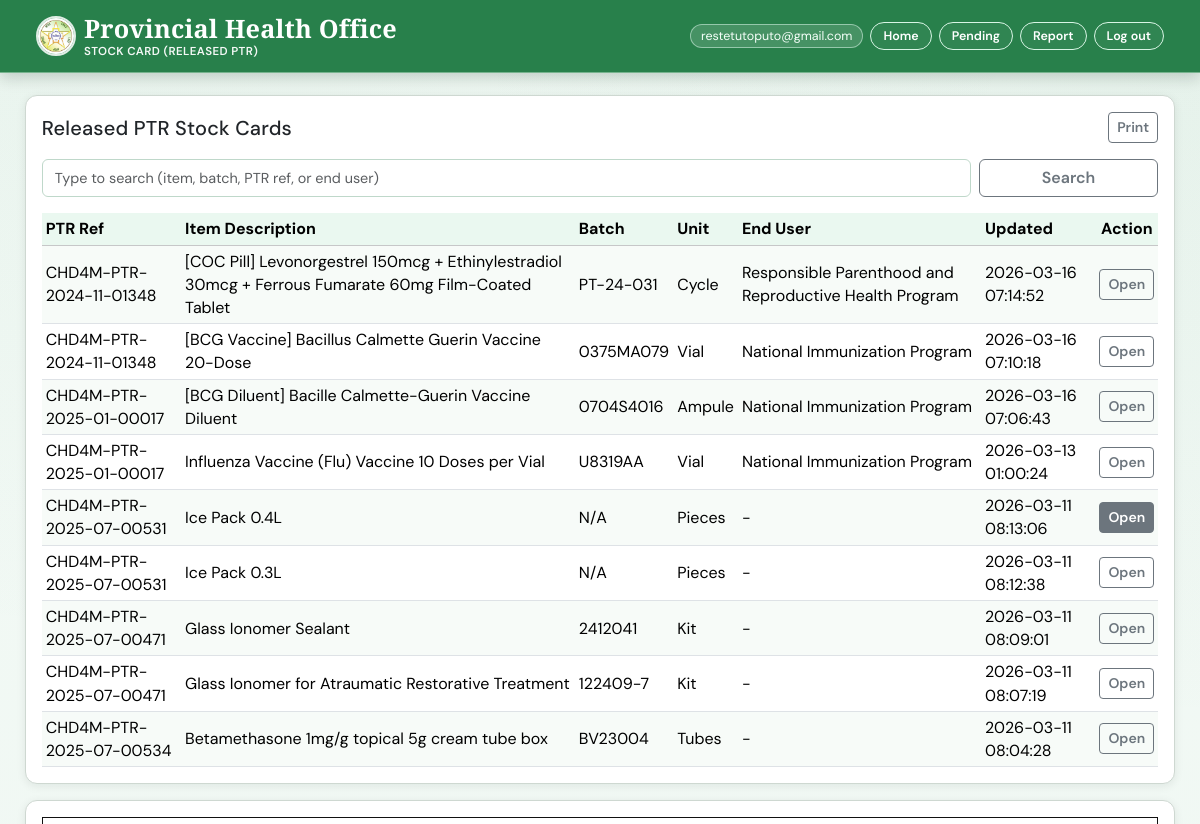
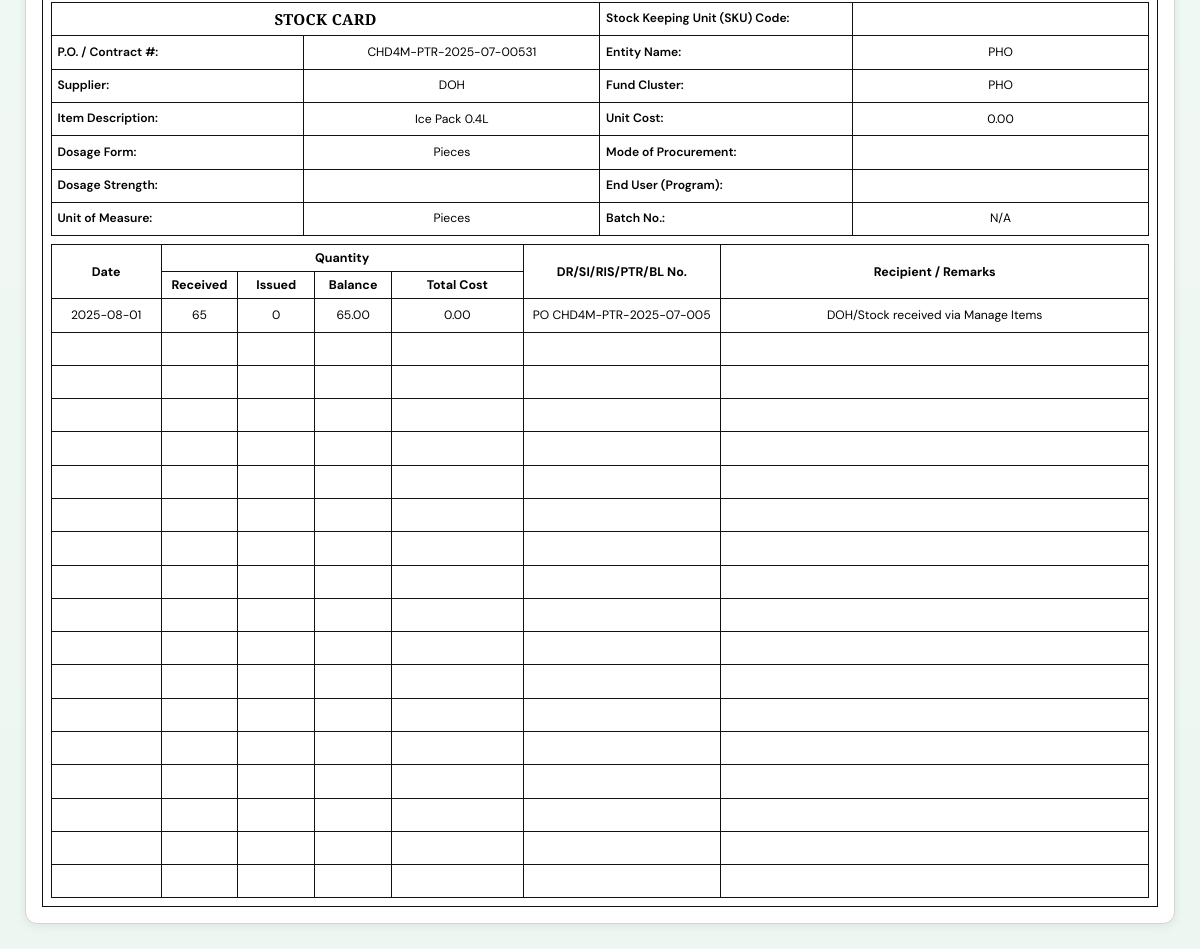
The page /stock_card.php?card_id=11 (signed in) on the database its author committed (2 pictures, top to bottom).
### tables this page shows
CREATE TABLE `stock_cards` (
  `id` int NOT NULL AUTO_INCREMENT,
  `po_contract_no` varchar(255) DEFAULT NULL,
  `supplier` varchar(255) DEFAULT NULL,
  `item_description` text,
  `dosage_form` varchar(255) DEFAULT NULL,
  `dosage_strength` varchar(255) DEFAULT NULL,
  `uom` varchar(100) DEFAULT NULL,
  `sku_code` varchar(150) DEFAULT NULL,
  `entity_name` varchar(255) DEFAULT NULL,
  `fund_cluster` varchar(255) DEFAULT NULL,
  `unit_cost` decimal(12,2) DEFAULT NULL,
  `mode_of_procurement` varchar(255) DEFAULT NULL,
  `end_user_program` varchar(255) DEFAULT NULL,
  `batch_no` varchar(120) DEFAULT NULL,
  `ledger_rows` longtext,
  `item_key` varchar(400) DEFAULT NULL,
  `source_type` varchar(30) NOT NULL DEFAULT 'manual',
  `created_by` varchar(150) DEFAULT NULL,
  `created_at` timestamp NULL DEFAULT CURRENT_TIMESTAMP,
  PRIMARY KEY (`id`)
);

### stock_card.php (the view, shortened to what the rows shown need)
<?php
$selectedCardId = isset($_GET['card_id']) ? (int) $_GET['card_id'] : 0;
$error = '';
$cards = [];
$formData = [
    'po_contract_no' => '',
    'supplier' => '',
    'item_description' => '',
    'dosage_form' => '',
    'dosage_strength' => '',
    'uom' => '',
    'sku_code' => '',
    'entity_name' => '',
    'fund_cluster' => '',
    'unit_cost' => '',
    'mode_of_procurement' => '',
    'end_user_program' => '',
    'batch_no' => '',
];
try {
    $pdo = getConnection();
    $pdo->exec(
        'CREATE TABLE IF NOT EXISTS stock_cards (
            id INT NOT NULL AUTO_INCREMENT,
            po_contract_no VARCHAR(255) DEFAULT NULL,
            supplier VARCHAR(255) DEFAULT NULL,
            item_description TEXT,
            dosage_form VARCHAR(255) DEFAULT NULL,
            dosage_strength VARCHAR(255) DEFAULT NULL,
            uom VARCHAR(100) DEFAULT NULL,
            sku_code VARCHAR(150) DEFAULT NULL,
            entity_name VARCHAR(255) DEFAULT NULL,
            fund_cluster VARCHAR(255) DEFAULT NULL,
            unit_cost DECIMAL(12,2) DEFAULT NULL,
            mode_of_procurement VARCHAR(255) DEFAULT NULL,
            end_user_program VARCHAR(255) DEFAULT NULL,
            batch_no VARCHAR(120) DEFAULT NULL,
            ledger_rows LONGTEXT,
            item_key VARCHAR(400) DEFAULT NULL,
            source_type VARCHAR(30) NOT NULL DEFAULT "manual",
            created_by VARCHAR(150) DEFAULT NULL,
            created_at TIMESTAMP NULL DEFAULT CURRENT_TIMESTAMP,
            PRIMARY KEY (id)
        ) ENGINE=InnoDB DEFAULT CHARSET=utf8mb4 COLLATE=utf8mb4_0900_ai_ci'
    );
    $params = [];
    $where = ['source_type = "release"'];
    $listSql = '
        SELECT id, po_contract_no, item_description, batch_no, uom, end_user_program, created_at
        FROM stock_cards
        WHERE ' . implode(' AND ', $where) . '
        ORDER BY created_at DESC, id DESC
    ';
    $listStmt = $pdo->prepare($listSql);
    $listStmt->execute($params);
    $cards = $listStmt->fetchAll();
    if ($selectedCardId > 0) {
        $cardStmt = $pdo->prepare('
            SELECT
                id,
                po_contract_no,
                supplier,
                item_description,
                dosage_form,
                dosage_strength,
                uom,
                sku_code,
                entity_name,
                fund_cluster,
                unit_cost,
                mode_of_procurement,
                end_user_program,
                batch_no,
                ledger_rows
            FROM stock_cards
            WHERE id = ? AND source_type = "release"
            LIMIT 1
        ');
        $cardStmt->execute([$selectedCardId]);
        $selectedCard = $cardStmt->fetch();
        if ($selectedCard) {
            foreach ($formData as $key => $value) {
                $formData[$key] = (string) ($selectedCard[$key] ?? '');
            }
        }
    }
} catch (PDOException $e) {
    $error = 'Unable to load released stock cards right now.';
}
?>
<!DOCTYPE html>
<html lang="en">
<head>
    <link rel="stylesheet" href="style.css?v=20260305">
</head>
<body class="stock-card-page">
    <main class="py-4">
        <div class="container">
            <div class="card app-card mb-3 stock-card-list-card">
                <div class="card-body">
                    <div class="d-flex justify-content-between align-items-center flex-wrap gap-2 mb-3">
                        <h1 class="h5 mb-0">Released PTR Stock Cards</h1>
                    </div>
                    <?php if ($error !== ''): ?>
                        <div class="alert alert-danger py-2 mb-0"><?= htmlspecialchars($error) ?></div>
                    <?php elseif (empty($cards)): ?>
                        <div class="alert alert-info py-2 mb-0">No released PTR stock cards yet.</div>
                    <?php else: ?>
                        <div class="table-responsive">
                            <table class="table table-sm table-striped align-middle mb-0">
                                <thead class="table-light">
                                    <tr>
                                        <th>PTR Ref</th>
                                        <th>Item Description</th>
                                        <th>Batch</th>
                                        <th>Unit</th>
                                        <th>End User</th>
                                        <th>Updated</th>
                                        <th class="text-center">Action</th>
                                    </tr>
                                </thead>
                                <tbody>
                                    <?php foreach ($cards as $card): ?>
                                        <?php $cardId = (int) ($card['id'] ?? 0); ?>
                                        <tr>
                                            <td><?= htmlspecialchars((string) ($card['po_contract_no'] ?? '-')) ?></td>
                                            <td><?= htmlspecialchars((string) ($card['item_description'] ?? '-')) ?></td>
                                            <td><?= htmlspecialchars((string) ($card['batch_no'] ?? '-')) ?></td>
                                            <td><?= htmlspecialchars((string) ($card['uom'] ?? '-')) ?></td>
                                            <td><?= htmlspecialchars((string) ($card['end_user_program'] ?? '-')) ?></td>
                                            <td><?= htmlspecialchars((string) ($card['created_at'] ?? '-')) ?></td>
                                            <td class="text-center">
                                                <a href="stock_card.php?card_id=<?= $cardId ?>" class="btn btn-outline-secondary btn-sm <?= $cardId === $selectedCardId ? 'active' : '' ?>">Open</a>
                                            </td>
                                        </tr>
                                    <?php endforeach; ?>
                                </tbody>
                            </table>
                        </div>
                    <?php endif; ?>
                </div>
            </div>
            <div class="card app-card stock-card-print-card">
                <div class="card-body">
                    <div class="stock-card-sheet">
                        <div class="table-responsive">
                            <table class="table table-bordered table-sm mb-0 stock-card-master-table">
                                <colgroup>
                                </colgroup>
                                <tbody>
                                    <tr>
                                        <th class="stock-card-label-cell">Stock Keeping Unit (SKU) Code:</th>
                                    </tr>
                                    <tr>
                                        <th class="stock-card-label-cell">P.O. / Contract #:</th>
                                        <td><input type="text" class="stock-card-line-input" value="<?= htmlspecialchars($formData['po_contract_no']) ?>" readonly></td>
                                        <th class="stock-card-label-cell">Entity Name:</th>
                                        <td><input type="text" class="stock-card-line-input" value="<?= htmlspecialchars($formData['entity_name']) ?>" readonly></td>
                                    </tr>
                                    <tr>
                                        <th class="stock-card-label-cell">Supplier:</th>
                                        <td><input type="text" class="stock-card-line-input" value="<?= htmlspecialchars($formData['supplier']) ?>" readonly></td>
                                        <th class="stock-card-label-cell">Fund Cluster:</th>
                                        <td><input type="text" class="stock-card-line-input" value="<?= htmlspecialchars($formData['fund_cluster']) ?>" readonly></td>
                                    </tr>
                                    <tr>
                                        <th class="stock-card-label-cell">Item Description:</th>
                                        <td><input type="text" class="stock-card-line-input" value="<?= htmlspecialchars($formData['item_description']) ?>" readonly></td>
                                        <th class="stock-card-label-cell">Unit Cost:</th>
                                        <td><input type="text" class="stock-card-line-input text-end" value="<?= htmlspecialchars($formData['unit_cost']) ?>" readonly></td>
                                    </tr>
                                    <tr>
                                        <th class="stock-card-label-cell">Dosage Form:</th>
                                        <td><input type="text" class="stock-card-line-input" value="<?= htmlspecialchars($formData['dosage_form']) ?>" readonly></td>
                                        <th class="stock-card-label-cell">Mode of Procurement:</th>
                                    </tr>
                                    <tr>
                                        <th class="stock-card-label-cell">Dosage Strength:</th>
                                        <th class="stock-card-label-cell">End User (Program):</th>
                                    </tr>
                                    <tr>
                                        <th class="stock-card-label-cell">Unit of Measure:</th>
                                        <td><input type="text" class="stock-card-line-input" value="<?= htmlspecialchars($formData['uom']) ?>" readonly></td>
                                        <th class="stock-card-label-cell">Batch No.:</th>
                                        <td><input type="text" class="stock-card-line-input" value="<?= htmlspecialchars($formData['batch_no']) ?>" readonly></td>
                                    </tr>
                                </tbody>
                            </table>
                        </div>
                        <div class="table-responsive mt-2">
                            <table class="table table-bordered table-sm mb-0 stock-card-ledger-table">
                                <colgroup>
                                </colgroup>
                                <thead>
                                    <tr>
                                        <th rowspan="2" class="stock-col-date text-center">Date</th>
                                        <th colspan="4" class="text-center">Quantity</th>
                                        <th rowspan="2" class="stock-col-ref text-center">DR/SI/RIS/PTR/BL No.</th>
                                        <th rowspan="2" class="stock-col-remarks text-center">Recipient / Remarks</th>
                                    </tr>
                                    <tr>
                                        <th class="stock-col-qty text-center">Received</th>
                                        <th class="stock-col-qty text-center">Issued</th>
                                        <th class="stock-col-qty text-center">Balance</th>
                                        <th class="stock-col-cost text-center">Total Cost</th>
                                    </tr>
                                </thead>
                            </table>
                        </div>
                    </div>
                </div>
            </div>
        </div>
    </main>
</body>
</html>

### rows shown on the page
stock_cards: po_contract_no "CHD4M-PTR-2024-11-01348", item_description "[COC Pill] Levonorgestrel 150mcg + Ethinylestradiol 30mcg + Ferrous Fumarate 60mg Film-Coated Tablet", batch_no "PT-24-031", uom "Cycle", end_user_program "Responsible Parenthood and Reproductive Health Program", created_at "2026-03-16 07:14:52"
stock_cards: po_contract_no "CHD4M-PTR-2024-11-01348", item_description "[BCG Vaccine] Bacillus Calmette Guerin Vaccine 20-Dose", batch_no "0375MA079", uom "Vial", end_user_program "National Immunization Program", created_at "2026-03-16 07:10:18"
stock_cards: po_contract_no "CHD4M-PTR-2025-01-00017", item_description "[BCG Diluent] Bacille Calmette-Guerin Vaccine Diluent", batch_no "0704S4016", uom "Ampule", end_user_program "National Immunization Program", created_at "2026-03-16 07:06:43"
stock_cards: po_contract_no "CHD4M-PTR-2025-01-00017", item_description "Influenza Vaccine (Flu) Vaccine 10 Doses per Vial", batch_no "U8319AA", uom "Vial", end_user_program "National Immunization Program", created_at "2026-03-13 01:00:24"
stock_cards: po_contract_no "CHD4M-PTR-2025-07-00531", item_description "Ice Pack 0.4L", batch_no "N/A", uom "Pieces", end_user_program "-", created_at "2026-03-11 08:13:06", entity_name "PHO", supplier "DOH", fund_cluster "PHO", unit_cost "0.00", dosage_form "Pieces"
stock_cards: po_contract_no "CHD4M-PTR-2025-07-00531", item_description "Ice Pack 0.3L", batch_no "N/A", uom "Pieces", end_user_program "-", created_at "2026-03-11 08:12:38"
stock_cards: po_contract_no "CHD4M-PTR-2025-07-00471", item_description "Glass Ionomer Sealant", batch_no "2412041", uom "Kit", end_user_program "-", created_at "2026-03-11 08:09:01"
stock_cards: po_contract_no "CHD4M-PTR-2025-07-00471", item_description "Glass Ionomer for Atraumatic Restorative Treatment", batch_no "122409-7", uom "Kit", end_user_program "-", created_at "2026-03-11 08:07:19"
stock_cards: po_contract_no "CHD4M-PTR-2025-07-00534", item_description "Betamethasone 1mg/g topical 5g cream tube box", batch_no "BV23004", uom "Tubes", end_user_program "-", created_at "2026-03-11 08:04:28"

### other values the page prints
$username "restetutoputo@gmail.com"
